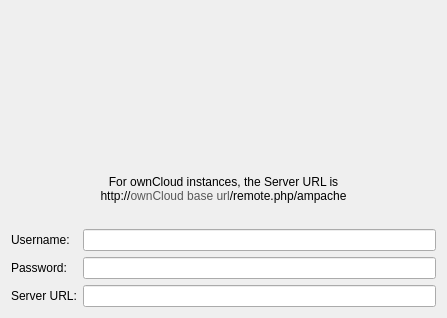
<?xml version="1.0" encoding="UTF-8"?>
<ui version="4.0">
 <class>Form</class>
 <widget class="QWidget" name="Form">
  <property name="geometry">
   <rect>
    <x>0</x>
    <y>0</y>
    <width>447</width>
    <height>318</height>
   </rect>
  </property>
  <property name="windowTitle">
   <string>Form</string>
  </property>
  <layout class="QVBoxLayout" name="verticalLayout">
   <item>
    <widget class="QLabel" name="label_2">
     <property name="text">
      <string/>
     </property>
     <property name="pixmap">
      <pixmap>ampache.png</pixmap>
     </property>
     <property name="alignment">
      <set>Qt::AlignCenter</set>
     </property>
    </widget>
   </item>
   <item>
    <widget class="QLabel" name="label">
     <property name="text">
      <string/>
     </property>
     <property name="pixmap">
      <pixmap>owncloud.png</pixmap>
     </property>
     <property name="alignment">
      <set>Qt::AlignCenter</set>
     </property>
    </widget>
   </item>
   <item>
    <widget class="QLabel" name="label_3">
     <property name="font">
      <font>
       <italic>false</italic>
      </font>
     </property>
     <property name="text">
      <string>&lt;html&gt;&lt;head/&gt;&lt;body&gt;&lt;p&gt;For ownCloud instances, the Server URL is&lt;br/&gt;http://&lt;span style=&quot; color:#585858;&quot;&gt;ownCloud base url&lt;/span&gt;/remote.php/ampache&lt;/p&gt;&lt;/body&gt;&lt;/html&gt;</string>
     </property>
     <property name="alignment">
      <set>Qt::AlignCenter</set>
     </property>
    </widget>
   </item>
   <item>
    <layout class="QFormLayout" name="formLayout">
     <item row="0" column="0">
      <widget class="QLabel" name="usernameLabel">
       <property name="text">
        <string>Username:</string>
       </property>
      </widget>
     </item>
     <item row="0" column="1">
      <widget class="QLineEdit" name="usernameLineEdit"/>
     </item>
     <item row="1" column="0">
      <widget class="QLabel" name="passwordLabel">
       <property name="text">
        <string>Password:</string>
       </property>
      </widget>
     </item>
     <item row="1" column="1">
      <widget class="QLineEdit" name="passwordLineEdit">
       <property name="echoMode">
        <enum>QLineEdit::Password</enum>
       </property>
      </widget>
     </item>
     <item row="2" column="0">
      <widget class="QLabel" name="ampacheLabel">
       <property name="text">
        <string>Server URL:</string>
       </property>
      </widget>
     </item>
     <item row="2" column="1">
      <widget class="QLineEdit" name="ampacheLineEdit"/>
     </item>
    </layout>
   </item>
  </layout>
 </widget>
 <resources/>
 <connections/>
</ui>
